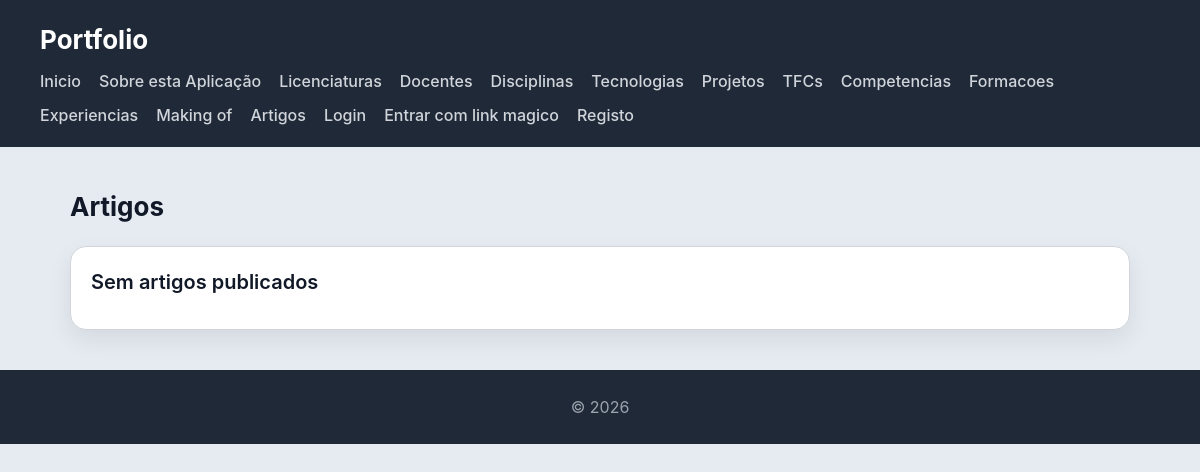
The app's page /artigos/, older data.
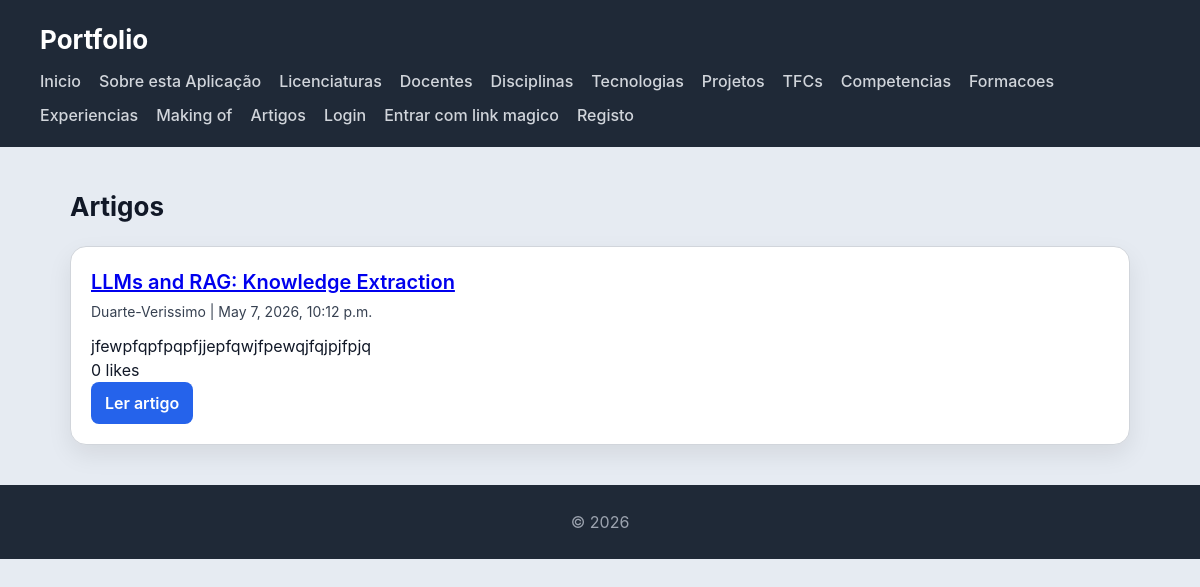
The same page, newer data.
### artigos/models.py (models this page shows, shortened)
class Artigo(models.Model):
    titulo = models.CharField(max_length=200)
    texto = models.TextField()
    fotografia = models.ImageField(upload_to='artigos/', blank=True, null=True)
    link_externo = models.URLField(blank=True, null=True)
    data_criacao = models.DateTimeField(auto_now_add=True)
    autor = models.ForeignKey(User, on_delete=models.CASCADE, related_name='artigos')
    class Meta:
        ordering = ['-data_criacao']

### artigos/views.py (the view)
# urls.py: path('', views.lista_artigos, name='lista_artigos'),
def lista_artigos(request):
    artigos = (
        Artigo.objects.select_related('autor')
        .annotate(total_likes=Count('likes'))
        .order_by('-data_criacao')
    )
    return render(
        request,
        'artigos/lista_artigos.html',
        {
            'artigos': artigos,
            'user_is_autor': user_is_autor(request.user),
        },
    )

### artigos/utils.py (called while the page is built)
def user_is_autor(user):
    return user.is_authenticated and user.groups.filter(name=AUTORES_GROUP_NAME).exists()

### artigos/templates/artigos/lista_artigos.html (shortened to what this page needs)
{% extends "portfolio/base.html" %}
{% block content %}
<h2>Artigos</h2>
<section>
  {% for artigo in artigos %}
  <article>
    <header>
      <h3><a href="{% url 'detalhe_artigo' artigo.id %}">{{ artigo.titulo }}</a></h3>
      <p>{{ artigo.autor.username }} | {{ artigo.data_criacao }}</p>
    </header>
    <p>{{ artigo.texto|truncatewords:35 }}</p>
    <p>{{ artigo.total_likes }} likes</p>
    <p><a class="button" href="{% url 'detalhe_artigo' artigo.id %}">Ler artigo</a></p>
  </article>
  {% empty %}
  <article>
    <header><h3>Sem artigos publicados</h3></header>
  </article>
  {% endfor %}
</section>
{% endblock %}

Row changes from the older to the newer data that the page shows:
added Artigo: titulo "LLMs and RAG: Knowledge Extraction", autor.username "Duarte-Verissimo", data_criacao "May 7, 2026, 10:12 p.m.", texto "jfewpfqpfpqpfjjepfqwjfpewqjfqjpjfpjq", total_likes "0"
Text that changed along with them:
text no longer shown: "Sem artigos publicados"
